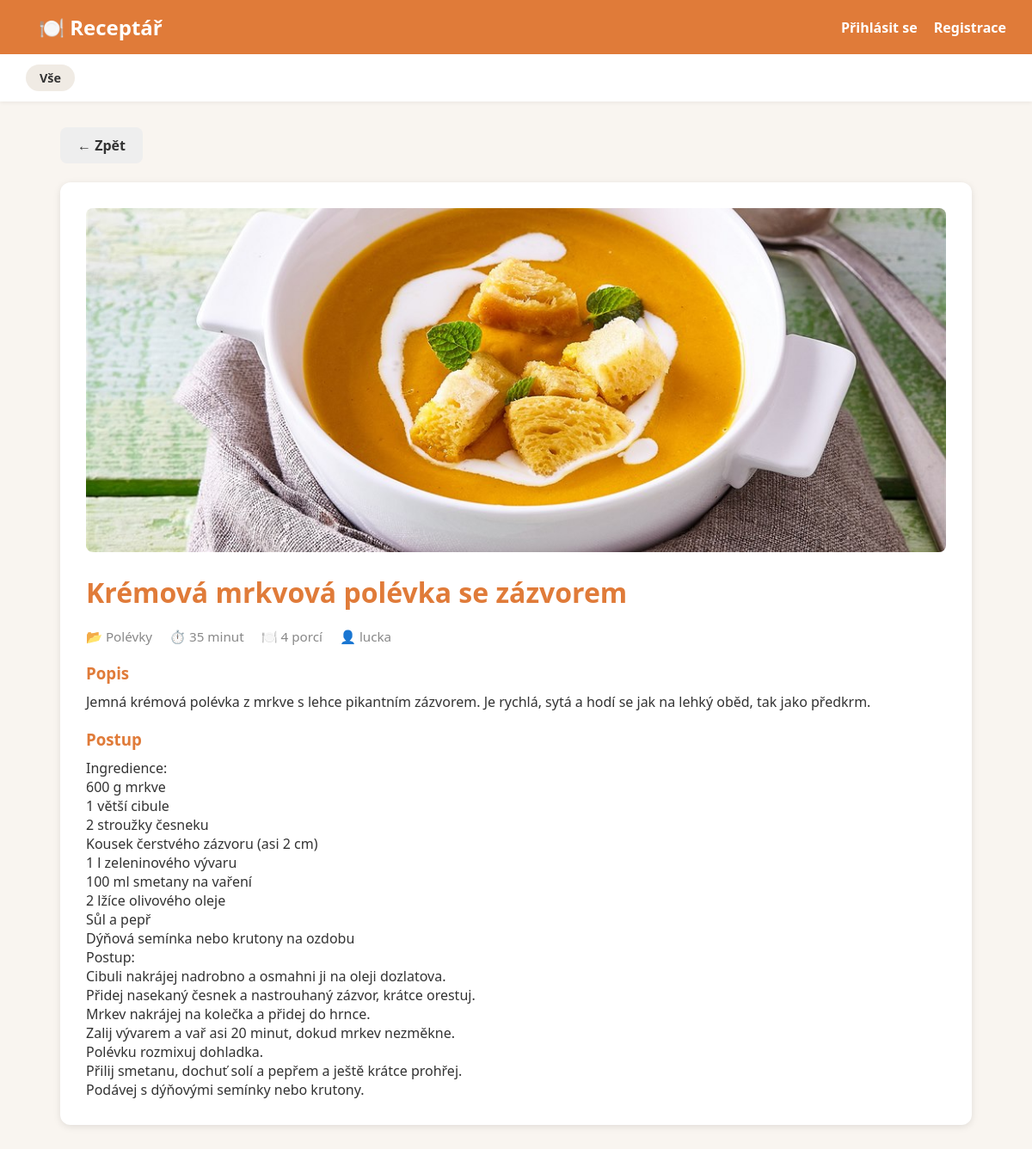
The app's page /recept/1/ with its own data.
### recepty/models.py (models this page shows, shortened)
class Recept(models.Model):
    nazev = models.CharField(max_length=200)
    popis = models.TextField()
    postup = models.TextField()
    doba_pripravy = models.IntegerField(help_text="Čas v minutách")
    pocet_porci = models.IntegerField()
    kategorie = models.ForeignKey(Kategorie, on_delete=models.SET_NULL, null=True)
    autor = models.ForeignKey(User, on_delete=models.CASCADE)
    fotka = models.ImageField(upload_to='recepty/', blank=True, null=True)
    datum_pridani = models.DateTimeField(auto_now_add=True)

class Kategorie(models.Model):
    nazev = models.CharField(max_length=100)
    def __str__(self):
        return self.nazev

### recepty/views.py (the view)
# urls.py: path('recept/<int:pk>/', views.detail_receptu, name='detail'),
def detail_receptu(request, pk):
    recept = get_object_or_404(Recept, pk=pk)
    return render(request, 'recepty/detail.html', {'recept': recept})

### templates/recepty/detail.html (shortened to what this page needs)
{% extends 'recepty/base.html' %}
{% block content %}
    <a href="{% url 'seznam' %}" class="btn btn-secondary">← Zpět</a>
    <br><br>
    <div class="detail-container">
        {% if recept.fotka %}
            <img src="{{ recept.fotka.url }}" alt="{{ recept.nazev }}">
        {% endif %}
        <h1>{{ recept.nazev }}</h1>
        <div class="detail-meta">
            <span>📂 {{ recept.kategorie }}</span>
            <span>⏱️ {{ recept.doba_pripravy }} minut</span>
            <span>🍽️ {{ recept.pocet_porci }} porcí</span>
            <span>👤 {{ recept.autor }}</span>
        </div>
        <h3>Popis</h3>
        <p>{{ recept.popis }}</p>
        <h3>Postup</h3>
        <p>{{ recept.postup|linebreaks }}</p> <! -- linebreak dá řádky na odstavce -->
    </div>
{% endblock %}

### static/css/style.css (style rules this page uses)
* { margin: 0; padding: 0; box-sizing: border-box; }
body { font-family: 'Segoe UI', sans-serif; background-color: #f9f5f0; color: #333; }
h1 { font-size: 2rem; margin-bottom: 20px; color: #e07b39; }
.btn { display: inline-block; padding: 10px 20px; border-radius: 8px; text-decoration: none; font-weight: bold; cursor: pointer; border: none; font-size: 1rem; }
.btn-secondary { background-color: #eee; color: #333; }
.detail-container { background: white; padding: 30px; border-radius: 12px; box-shadow: 0 2px 8px rgba(0,0,0,0.1); }
.detail-container img { width: 100%; max-height: 400px; object-fit: cover; border-radius: 8px; margin-bottom: 20px; }
.detail-meta { display: flex; gap: 20px; color: #888; margin-bottom: 20px; font-size: 0.95rem; }
.detail-container h3 { color: #e07b39; margin: 20px 0 10px; }

### records on screen
Recept: fotka (picture), nazev "Krémová mrkvová polévka se zázvorem", kategorie "Polévky", doba_pripravy "35", pocet_porci "4", autor "lucka", popis "Jemná krémová polévka z mrkve s lehce pikantním zázvorem. Je rychlá, sytá a hodí se jak na lehký oběd, tak jako předkrm.", postup "Ingredience: 600 g mrkve 1 větší cibule 2 stroužky česneku Kousek čerstvého zázvoru (asi 2 cm) 1 l zeleninového vývaru 100 ml smetany na vaření 2 lžíce olivového oleje Sůl a pepř Dýňová semínka nebo krutony na ozdobu Postup: Cibuli nakrájej nadrobno a osmahni ji na oleji dozlatova. Přidej nasekaný česnek a nastrouhaný zázvor, krátce orestuj. Mrkev nakrájej na kolečka a přidej do hrnce. Zalij vývarem a vař asi 20 minut, dokud mrkev nezměkne. Polévku rozmixuj dohladka. Přilij smetanu, dochuť solí a pepřem a ještě krátce prohřej. Podávej s dýňovými semínky nebo krutony."
